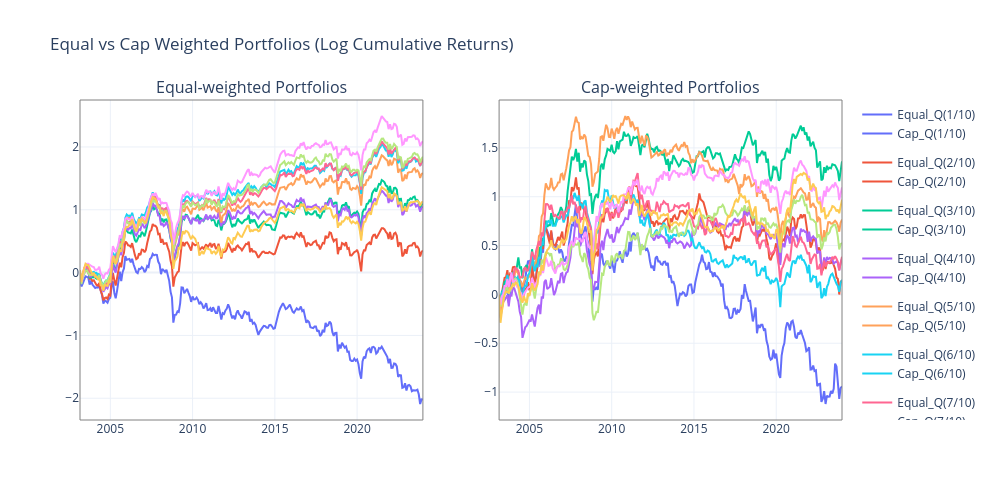

Notebook code cell kept with this figure:
### Markdown cell above
##### **Code**

### Code cell
import numpy as np
import plotly.graph_objects as go
from plotly.subplots import make_subplots

# 로그누적수익률 계산
log_cum_equal = np.log1p(subset_equal).cumsum()
log_cum_cap   = np.log1p(subset_cap).cumsum()

# 서브플롯 (가로 2개)
fig = make_subplots(
    rows=1, cols=2, 
    subplot_titles=["Equal-weighted Portfolios", 
                    "Cap-weighted Portfolios"]
)

# Equal 그래프
for col in log_cum_equal.columns:
    fig.add_trace(
        go.Scatter(x=log_cum_equal.index, y=log_cum_equal[col], 
                   mode='lines', name=f"Equal_{col}",
                   legendgroup=col, showlegend=True),
        row=1, col=1
    )

# Cap 그래프
for col in log_cum_cap.columns:
    fig.add_trace(
        go.Scatter(x=log_cum_cap.index, y=log_cum_cap[col], 
                   mode='lines', name=f"Cap_{col}",
                   legendgroup=col, showlegend=True),
        row=1, col=2
    )

# 레이아웃 기본 설정
fig.update_layout(
    title="Equal vs Cap Weighted Portfolios (Log Cumulative Returns)",
    height=500, width=1000,
    template="plotly_white"
)

# 각 subplot 테두리 표시
fig.update_layout(
    shapes=[
        dict(type="rect", xref="paper", yref="paper",
             x0=0.0, y0=0.0, x1=0.45, y1=1.0,
             line=dict(color="gray", width=1), fillcolor="rgba(0,0,0,0)"),
        dict(type="rect", xref="paper", yref="paper",
             x0=0.55, y0=0.0, x1=1.0, y1=1.0,
             line=dict(color="gray", width=1), fillcolor="rgba(0,0,0,0)"),
    ]
)

### Figure 1 — Plotly figure (JSON) as saved in the notebook; plotly's stock layout.template omitted (floating-point values rounded to 4 significant figures; data arrays with more than 128 entries replaced by an {"elided": "..."} marker saying what was removed)
{"data": [{"legendgroup": "Q(1/10)", "mode": "lines", "name": "Equal_Q(1/10)", "showlegend": true, "type": "scatter", "x": {"elided": "251 str values"}, "xaxis": "x", "y": {"elided": "251 float values"}, "yaxis": "y"}, {"legendgroup": "Q(2/10)", "mode": "lines", "name": "Equal_Q(2/10)", "showlegend": true, "type": "scatter", "x": {"elided": "251 str values"}, "xaxis": "x", "y": {"elided": "251 float values"}, "yaxis": "y"}, {"legendgroup": "Q(3/10)", "mode": "lines", "name": "Equal_Q(3/10)", "showlegend": true, "type": "scatter", "x": {"elided": "251 str values"}, "xaxis": "x", "y": {"elided": "251 float values"}, "yaxis": "y"}, {"legendgroup": "Q(4/10)", "mode": "lines", "name": "Equal_Q(4/10)", "showlegend": true, "type": "scatter", "x": {"elided": "251 str values"}, "xaxis": "x", "y": {"elided": "251 float values"}, "yaxis": "y"}, {"legendgroup": "Q(5/10)", "mode": "lines", "name": "Equal_Q(5/10)", "showlegend": true, "type": "scatter", "x": {"elided": "251 str values"}, "xaxis": "x", "y": {"elided": "251 float values"}, "yaxis": "y"}, {"legendgroup": "Q(6/10)", "mode": "lines", "name": "Equal_Q(6/10)", "showlegend": true, "type": "scatter", "x": {"elided": "251 str values"}, "xaxis": "x", "y": {"elided": "251 float values"}, "yaxis": "y"}, {"legendgroup": "Q(7/10)", "mode": "lines", "name": "Equal_Q(7/10)", "showlegend": true, "type": "scatter", "x": {"elided": "251 str values"}, "xaxis": "x", "y": {"elided": "251 float values"}, "yaxis": "y"}, {"legendgroup": "Q(8/10)", "mode": "lines", "name": "Equal_Q(8/10)", "showlegend": true, "type": "scatter", "x": {"elided": "251 str values"}, "xaxis": "x", "y": {"elided": "251 float values"}, "yaxis": "y"}, {"legendgroup": "Q(9/10)", "mode": "lines", "name": "Equal_Q(9/10)", "showlegend": true, "type": "scatter", "x": {"elided": "251 str values"}, "xaxis": "x", "y": {"elided": "251 float values"}, "yaxis": "y"}, {"legendgroup": "Q(10/10)", "mode": "lines", "name": "Equal_Q(10/10)", "showlegend": true, "type": "scatter", "x": {"elided": "251 str values"}, "xaxis": "x", "y": {"elided": "251 float values"}, "yaxis": "y"}, {"legendgroup": "Q(1/10)", "mode": "lines", "name": "Cap_Q(1/10)", "showlegend": true, "type": "scatter", "x": {"elided": "251 str values"}, "xaxis": "x2", "y": {"elided": "251 float values"}, "yaxis": "y2"}, {"legendgroup": "Q(2/10)", "mode": "lines", "name": "Cap_Q(2/10)", "showlegend": true, "type": "scatter", "x": {"elided": "251 str values"}, "xaxis": "x2", "y": {"elided": "251 float values"}, "yaxis": "y2"}, {"legendgroup": "Q(3/10)", "mode": "lines", "name": "Cap_Q(3/10)", "showlegend": true, "type": "scatter", "x": {"elided": "251 str values"}, "xaxis": "x2", "y": {"elided": "251 float values"}, "yaxis": "y2"}, {"legendgroup": "Q(4/10)", "mode": "lines", "name": "Cap_Q(4/10)", "showlegend": true, "type": "scatter", "x": {"elided": "251 str values"}, "xaxis": "x2", "y": {"elided": "251 float values"}, "yaxis": "y2"}, {"legendgroup": "Q(5/10)", "mode": "lines", "name": "Cap_Q(5/10)", "showlegend": true, "type": "scatter", "x": {"elided": "251 str values"}, "xaxis": "x2", "y": {"elided": "251 float values"}, "yaxis": "y2"}, {"legendgroup": "Q(6/10)", "mode": "lines", "name": "Cap_Q(6/10)", "showlegend": true, "type": "scatter", "x": {"elided": "251 str values"}, "xaxis": "x2", "y": {"elided": "251 float values"}, "yaxis": "y2"}, {"legendgroup": "Q(7/10)", "mode": "lines", "name": "Cap_Q(7/10)", "showlegend": true, "type": "scatter", "x": {"elided": "251 str values"}, "xaxis": "x2", "y": {"elided": "251 float values"}, "yaxis": "y2"}, {"legendgroup": "Q(8/10)", "mode": "lines", "name": "Cap_Q(8/10)", "showlegend": true, "type": "scatter", "x": {"elided": "251 str values"}, "xaxis": "x2", "y": {"elided": "251 float values"}, "yaxis": "y2"}, {"legendgroup": "Q(9/10)", "mode": "lines", "name": "Cap_Q(9/10)", "showlegend": true, "type": "scatter", "x": {"elided": "251 str values"}, "xaxis": "x2", "y": {"elided": "251 float values"}, "yaxis": "y2"}, {"legendgroup": "Q(10/10)", "mode": "lines", "name": "Cap_Q(10/10)", "showlegend": true, "type": "scatter", "x": {"elided": "251 str values"}, "xaxis": "x2", "y": {"elided": "251 float values"}, "yaxis": "y2"}], "layout": {"annotations": [{"font": {"size": 16}, "showarrow": false, "text": "Equal-weighted Portfolios", "x": 0.225, "xanchor": "center", "xref": "paper", "y": 1, "yanchor": "bottom", "yref": "paper"}, {"font": {"size": 16}, "showarrow": false, "text": "Cap-weighted Portfolios", "x": 0.775, "xanchor": "center", "xref": "paper", "y": 1, "yanchor": "bottom", "yref": "paper"}], "height": 500, "shapes": [{"fillcolor": "rgba(0,0,0,0)", "line": {"color": "gray", "width": 1}, "type": "rect", "x0": 0, "x1": 0.45, "xref": "paper", "y0": 0, "y1": 1, "yref": "paper"}, {"fillcolor": "rgba(0,0,0,0)", "line": {"color": "gray", "width": 1}, "type": "rect", "x0": 0.55, "x1": 1, "xref": "paper", "y0": 0, "y1": 1, "yref": "paper"}], "title": {"text": "Equal vs Cap Weighted Portfolios (Log Cumulative Returns)"}, "width": 1000, "xaxis": {"anchor": "y", "domain": [0, 0.45]}, "xaxis2": {"anchor": "y2", "domain": [0.55, 1]}, "yaxis": {"anchor": "x", "domain": [0, 1]}, "yaxis2": {"anchor": "x2", "domain": [0, 1]}}}
